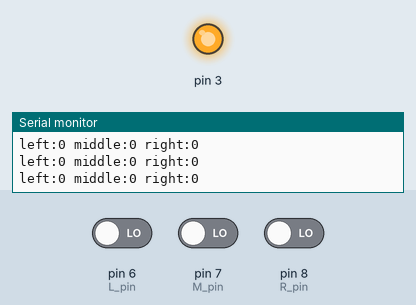
Recording of a sketch running on a simulated Arduino Uno, built with avr-gcc and run on an emulated ATmega328P. Shown: output pins drawn as LEDs (lit = HIGH), the last lines printed to the serial monitor. Inputs (shaded band) come from the test bench; at power-on: pin 7 (M_pin) LOW, pin 6 (L_pin) LOW, pin 8 (R_pin) LOW.

Above: at 12.8 s.
12.9 s: pin 7 (M_pin) driven HIGH
23.5 s: pin 7 (M_pin) driven LOW
30.2 s: pin 6 (L_pin) driven HIGH and pin 7 (M_pin) driven HIGH and pin 8 (R_pin) driven HIGH
At 33.4 s:
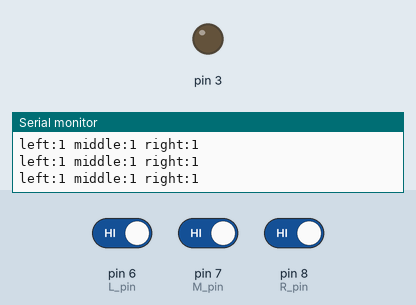
42.1 s: pin 6 (L_pin) driven LOW
At 43.2 s:
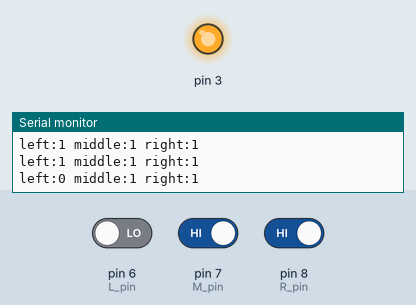
49.6 s: pin 8 (R_pin) driven LOW
56.3 s: pin 6 (L_pin) driven HIGH and pin 8 (R_pin) driven HIGH
At 59.1 s:
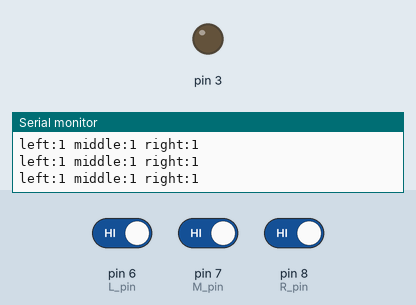
Timing chart, 0 to 60.6 s (numbered marks = the images above; inputs shaded):
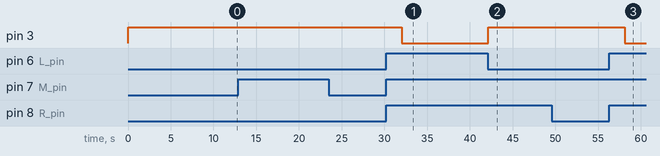

The sketch:

lesson_5.2.ino
```cpp
/*
keyestudio 4WD Robot Arm Smart Car
lesson 5.2
 Line Track sensor
 http://www.keyestudio.com
*/
int L_pin = 6;  //pins of  left line tracking sensor
int M_pin = 7;  //pins of  middle line tracking sensor
int R_pin = 8;  //pins of  right  line tracking sensor
int val_L,val_R,val_M;// define the variables of three sensors
void setup()
{
  Serial.begin(9600); // initialize serial communication at 9600 bits per second
  pinMode(L_pin,INPUT); // make the L_pin as an input
  pinMode(M_pin,INPUT); // make the M_pin as an input
  pinMode(R_pin,INPUT); // make the R_pin as an input
  pinMode(3, OUTPUT);
}
void loop()
{
  val_L = digitalRead(L_pin);//read the L_pin:
  val_R = digitalRead(R_pin);//read the R_pin:
  val_M = digitalRead(M_pin);//read the M_pin:
  Serial.print("left:");
  Serial.print(val_L);
  Serial.print(" middle:");
  Serial.print(val_M);
  Serial.print(" right:");
  Serial.println(val_R);

  if (val_L == HIGH)//if left line tracking sensor detects signals
  {
    digitalWrite(3, LOW);///LED is off
  }
  else//if left line tracking sensor doesn’t detect signals
  {
    digitalWrite(3, HIGH);//LED lights up
    delay(2000);
  }

  if (val_R == HIGH)//if right line tracking sensor detects signals
  {
    digitalWrite(3, LOW);//LED 灯灭
  }
  else//if right line tracking sensor doesn’t detect signals
  {
    digitalWrite(3, HIGH);//LED lights up
    delay(2000);
  }

  if (val_M == HIGH)//if middle line tracking sensor doesn’t detect signals
  {
    digitalWrite(3, LOW);//LED is off
  }
  else//if middle line tracking sensor doesn’t detect signals
  {
    digitalWrite(3, HIGH);//LED is on
    delay(2000);
  }
}
//****************************************************************************
```

Measured:
- after the input at 30.2 s, pin 3: HIGH → LOW after 1.8 s
- after the input at 42.1 s, pin 3: LOW → HIGH at once
- after the input at 56.3 s, pin 3: HIGH → LOW after 1.8 s
